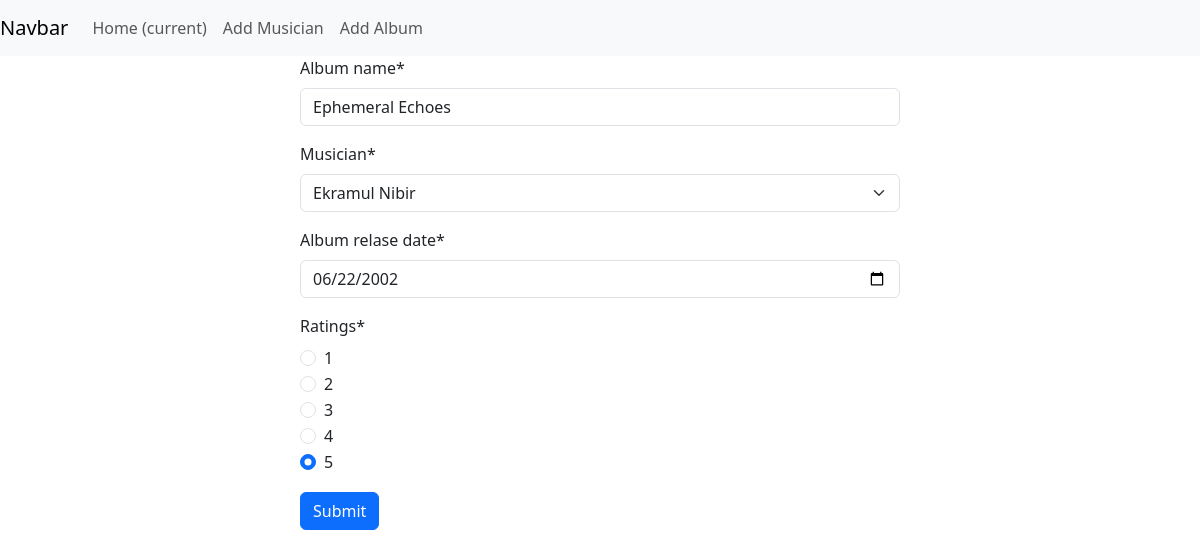
The page /album/edit/1 on the database its author committed.
### album/models.py (models this page shows, shortened)
class Album(models.Model):
    album_name = models.CharField(max_length=50)
    musician = models.ForeignKey(Musician, on_delete=models.CASCADE)
    album_relase_date = models.DateField()
    ratings = models.IntegerField()

### album/views.py (the view)
# urls.py: path('edit/<int:id>',views.edit_album, name ='edit_album'),
def edit_album(request, id):
    album = models.Album.objects.get(pk=id)
    album_form = forms.AlbumForm(instance=album)
    if request.method == "POST":
        album_form = forms.AlbumForm(request.POST)
        if album_form.is_valid():
            album_form.save()
            print(album_form.cleaned_data)
            return redirect('add_album')
    return render(request, './album/add_album.html', {'form':album_form})

### album/forms.py
class AlbumForm(forms.ModelForm):
    RATING_CHOICES = [
        (1, '1'),
        (2, '2'),
        (3, '3'),
        (4, '4'),
        (5, '5'),
    ]
    album_relase_date = forms.DateField(
        widget=forms.DateInput(attrs={'type': 'date'})
    )
    ratings = forms.ChoiceField(
        choices=RATING_CHOICES,
        widget=forms.RadioSelect
    )
    class Meta:
        model = Album
        fields = '__all__'

### musician/models.py (called while the page is built)
    def __str__(self) -> str:
        return f'{self.first_name} {self.last_name}'

### album/templates/album/add_album.html (shortened to what this page needs)
{% extends "base.html" %}
{% load crispy_forms_tags %}
{% block content %}
    <form action="" method="post" style="width: 50%; height: 50%; margin: auto;">
        {{form | crispy}}
        <input class="btn btn-primary" type="submit" value="Submit">
    </form>
{% endblock content %}

### rows shown on the page
Album: album_name "Ephemeral Echoes", musician "Ekramul Nibir", album_relase_date "06/22/2002", ratings "☐ 1 ☐ 2 ☐ 3 ☐ 4 ☑ 5"
